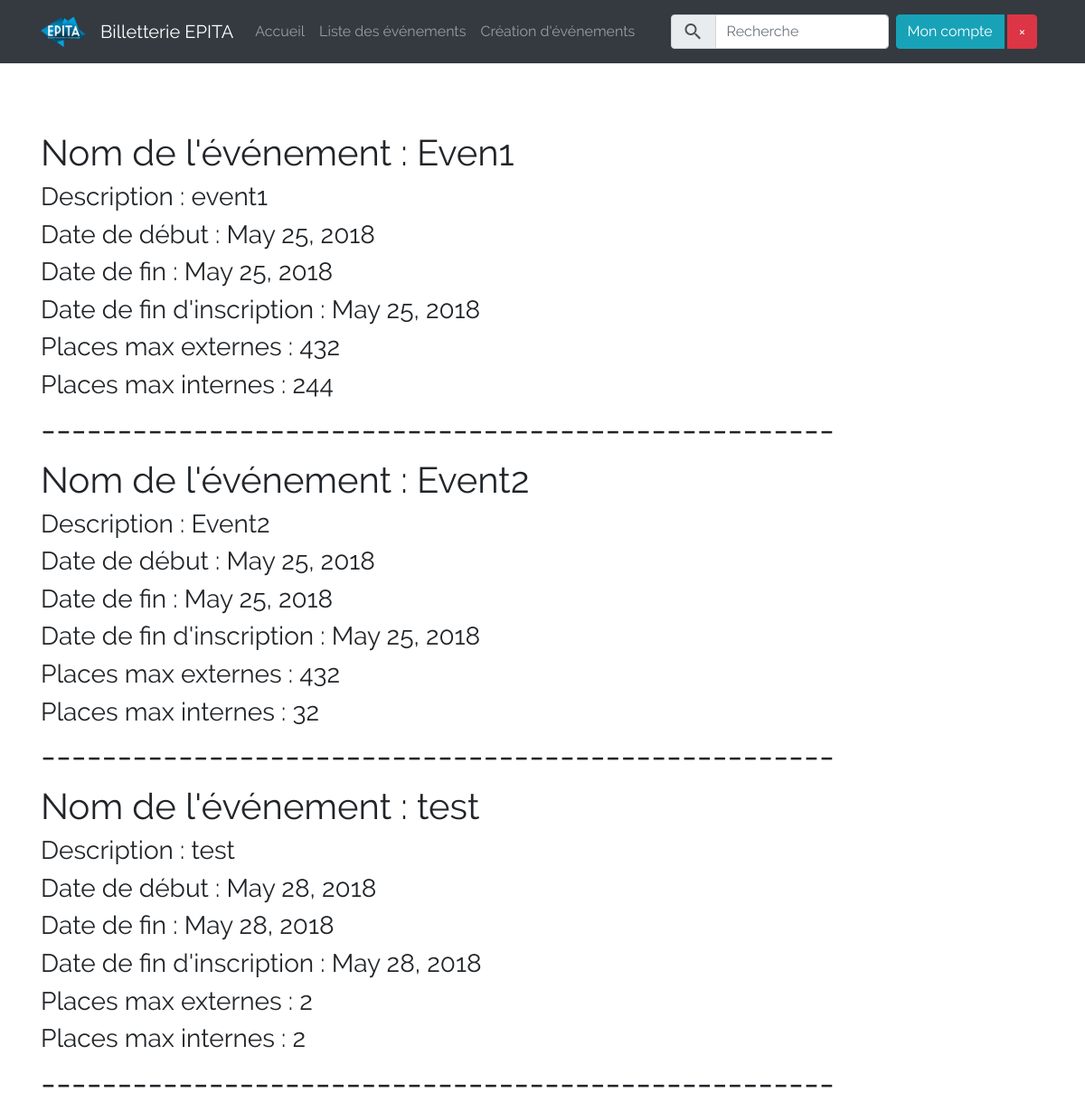
Page /all_event.html (signed in) on the committed database.
### billeterie/models.py (models this page shows)
class Event(models.Model):
    title = models.CharField(max_length=64, primary_key=True)
    description = models.CharField(max_length=64)
    start_date = models.DateField()
    end_date = models.DateField()
    end_inscrip_date = models.DateField()
    max_place_student = models.IntegerField()
    max_place_ext = models.IntegerField()
    price_student = models.IntegerField()
    price_extern = models.IntegerField()
    display_available_places = models.BooleanField(default=False)
    status = models.IntegerField(default=0)
    premium = models.IntegerField(default=0)
    nb_registered = models.IntegerField(default=0)
    nb_registered_used = models.IntegerField(default=0)
    nb_registered_inside = models.IntegerField(default=0)

### billeterie/views.py (the view)
# urls.py: url(r'^all_event.html$', allEvent, name="allEvent"),
@login_required
def allEvent(request):
    events = Event.objects.all()
    context = {
        'events': events,
    }
    return render(request, 'all_event.html', context)

### billeterie/templates/all_event.html (shortened to what this page needs)
<!DOCTYPE html>
<html lang="en">
<head>
    {% load static %}
    <link rel="stylesheet" href="https://maxcdn.bootstrapcdn.com/bootstrap/4.0.0/css/bootstrap.min.css">
    <link id="bsdp-css" href="{% static "css/bootstrap-datepicker3.min.css" %}" rel="stylesheet">
</head>
<body>
<nav class="navbar navbar-expand-lg navbar-dark bg-dark">
    <div class="container">
        <a class="navbar-brand" href="/">
            <img src="{% static "/img/logo-epita.png" %}" alt="logo" style="width:50px;">
        </a>
        <a class="navbar-brand" href="/">Billetterie EPITA</a>
        <div class="collapse navbar-collapse navb">
            <ul class="navbar-nav mr-auto">
                <li class="nav-item">
                    <a class="nav-link" href="/">Accueil</a>
                </li>
                <li class="nav-item">
                    <a class="nav-link" href="/all_event.html">Liste des événements</a>
                </li>
                <li class="nav-item">
                    <a class="nav-link" href="/create_event.html">Création d'événements</a>
                </li>
            </ul>
        </div>
        <div class="collapse navbar-collapse justify-content-end navb ml-auto">
            <form method="get" action="/">
                <div class="input-group">
                    <div class="input-group-prepend">
                        <span class="input-group-text"><i class="material-icons">&#xE8B6;</i></span>
                    </div>
                    <input type="text" name="s" class="form-control" placeholder="Recherche">
                </div>
            </form>
            <ul class="navbar-nav">
                <li class="nav-item">
                    {% if user.is_authenticated %}
                        <div class="btn-group nav-link" role="group" aria-label="Basic example">
                            <button type="button" class="btn btn-info" onclick="location.href = '/compte.html'">Mon
                                compte
                            </button>
                            <button type="button" class="btn btn-danger" onclick="location.href = '/logout'">&times;
                            </button>
                        </div>
                    {% else %}
                        <a href="/connexion.html" class="nav-link" id="connect">
                            <button type="button" class="btn-block btn btn-success">Connexion
                            </button>
                        </a>
                    {% endif %}
                </li>
            </ul>
        </div>
    </div>
</nav>
<div class="container">
<div class="event-all">
        {% for event in events %}
        <h1>Nom de l'événement : {{ event.title }}</h1>
        <h3>Description : {{ event.description }}</h3>
        <h3>Date de début : {{ event.start_date }}</h3>
        <h3>Date de fin : {{ event.end_date }}</h3>
        <h3>Date de fin d'inscription : {{ event.end_inscrip_date }}</h3>
        <h3>Places max externes : {{ event.max_place_ext }}</h3>
        <h3>Places max internes : {{ event.max_place_student }}</h3>
        <h1>----------------------------------------------------</h1>
    {% endfor %}
</div>
</div>
</body>
</html>

### rows in the picture
Event: title "Even1", description "event1", start_date "May 25, 2018", end_date "May 25, 2018", end_inscrip_date "May 25, 2018", max_place_ext "432", max_place_student "244"
Event: title "Event2", description "Event2", start_date "May 25, 2018", end_date "May 25, 2018", end_inscrip_date "May 25, 2018", max_place_ext "432", max_place_student "32"
Event: title "test", description "test", start_date "May 28, 2018", end_date "May 28, 2018", end_inscrip_date "May 28, 2018", max_place_ext "2", max_place_student "2"
